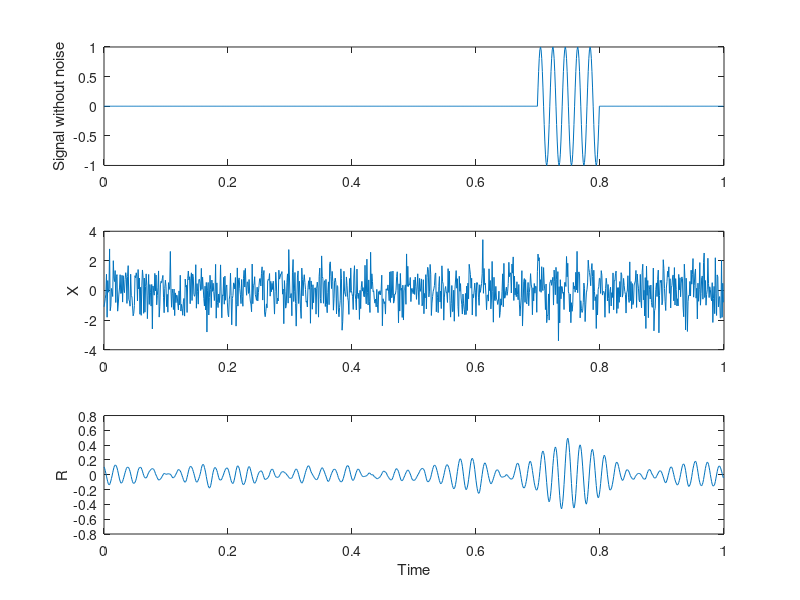

Recreate this plot in MATLAB.
% Problem 6-8.3
t1 = 0.0:0.001:0.099;
s1 = sin(100*pi*t1);
s = zeros(1,1000);
s(700:799) = s1;
n1 = randn(1,1000);
x = s + n1;

N = length(t1);
y = fliplr(s1);
z = conv(y,x)/(N+1);
z = z((1:1000)+length(y)/2);
tt = 0:0.001:0.999;
subplot(3,1,1); plot(tt,s); ylabel('Signal without noise');
subplot(3,1,2); plot(tt,x); ylabel('X');
subplot(3,1,3); plot(tt,z(1:1000)); xlabel('Time'); ylabel('R');